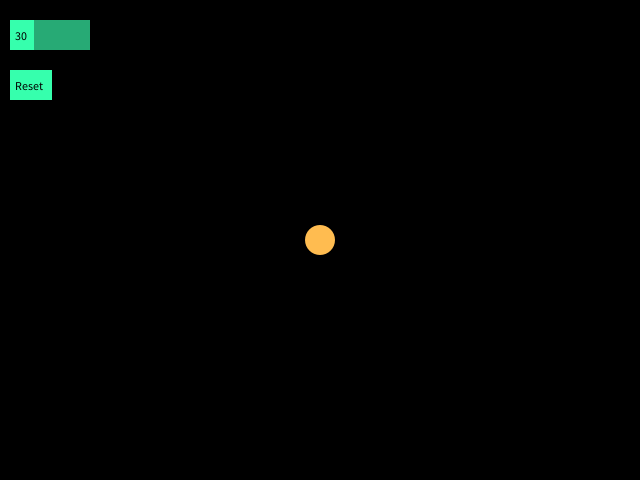
Frame 1 (no input)
Frame 60 (the mouse pressed at the canvas centre just before this capture): identical to frame 1, image omitted
Frame 120 (the mouse held since frame 60 and released just before this capture): identical to frame 1, image omitted

The Processing sketch that drew this single still picture (run headless with seeded random() and noise(); from frame 60 on, the mouse is pressed at the canvas centre):

// Processing sketch: gui
// ── gui.pde
Slider slider;
Button button;
int r;
int initialr;
boolean reset;

void setup() {
  size(640, 480);
  initialr = 30;
  r = initialr;
  slider = new Slider(this, 10, 20, r);
  button = new Button(this, reset, "Reset", 10, 70);
}

void draw() {
  clear();
  background(0, 0, 0);
  slider.update();
  slider.render();
  
  button.update();
  button.render();

  r = slider.getValue();
  if (button.getValue() == true) {
    button.setValue(false);
    r = 30;
    slider.setValue(initialr);
  }
  noStroke();
  fill(255, 188, 80);
  ellipse(width/2, height/2, r, r);
}
// ── Button.pde
class Button {
  PApplet p;
  int x;
  int y;
  int w;
  int h;
  int padding;
  boolean value;
  String text;
  boolean hovered;

  Button(PApplet p, boolean value, String text, int x, int y) {
    this.p = p;
    this.value = value;
    this.text = text;
    this.x = x;
    this.y = y;
    this.hovered = false;
    this.padding = 5;
    this.w = int(p.textWidth(this.text))+this.padding*3;
    this.h = 30;
  }
  
  void update() {
    if (mouseX >= this.x && mouseX <= this.x+this.w &&
      mouseY >= this.y && mouseY <= this.y+this.h) {
      this.hovered = true;
      if (mousePressed == true && mouseButton == LEFT) {
        this.hovered = false;
        this.value = !this.value;
      }
    } else {
      this.hovered = false;
    }
  }
  
  void render() {
    p.pushMatrix();
    if (this.hovered == true) {
      p.fill(39, 170, 117);
    } else {
      p.fill(54, 255, 173);
    }
    p.rect(this.x, this.y, this.w, this.h);
    p.fill(0, 0, 0);
    p.text(this.text, this.x + this.padding, this.y+this.padding*4);
    p.popMatrix();
  }
  
  boolean getValue() {
    return this.value;
  }
  
  void setValue(boolean value) {
    this.value = value;
  }
}
// ── Slider.pde
class Slider {
  PApplet p;
  int x;
  int y;
  int w;
  int h;
  int value;

  Slider(PApplet p, int x, int y, int value) {
    this.p = p;
    this.x = x;
    this.y = y;
    this.w = 80;
    this.h = 30;
    this.value = value;
  }

  void update() {
    if (mousePressed && mouseButton == LEFT &&
      mouseX >= this.x && mouseX <= this.x+this.w &&
      mouseY >= this.y && mouseY <= this.y+this.h) {
      this.value = int(map(mouseX, this.x, this.x+this.w, 0, 100));
    }
  }

  void render() {
    p.pushMatrix();
    p.noStroke();
    p.fill(39, 170, 117);
    p.rect(this.x, this.y, this.w, this.h);
    p.fill(54, 255, 173);
    p.rect(this.x, this.y, map(value, 0, 100, 0, this.w), 
      this.h);
    p.fill(0, 0, 0);
    p.text(this.value, this.x+5, this.y+20);
    p.popMatrix();
  }

  int getValue() {
    return this.value;
  }

  void setValue(int value) {
    this.value = value;
  }
}
